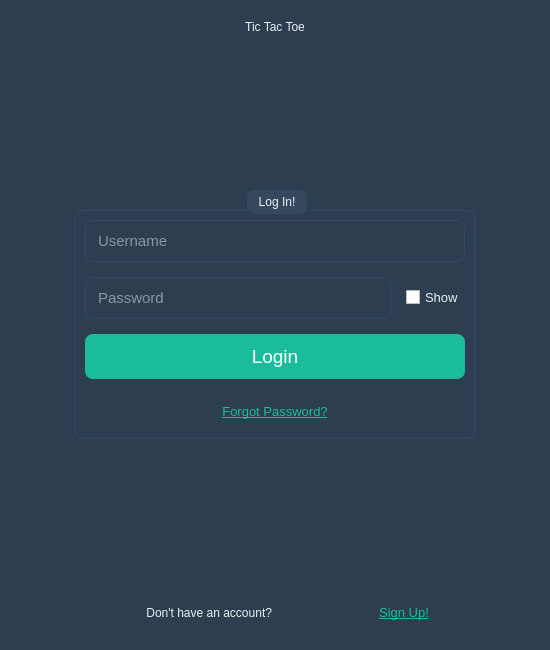
<?xml version="1.0" encoding="UTF-8"?>
<ui version="4.0">
 <class>MainWindow</class>
 <widget class="QWidget" name="MainWindow">
  <property name="geometry">
   <rect>
    <x>0</x>
    <y>0</y>
    <width>550</width>
    <height>650</height>
   </rect>
  </property>
  <property name="windowTitle">
   <string>Modern Tic-Tac-Toe</string>
  </property>
  <property name="styleSheet">
   <string notr="true">
/* Modern Dark Theme for Tic-Tac-Toe
---------------------------------
Main Colors:
- Background: #2c3e50 (Midnight Blue)
- Foreground/Containers: #34495e (Wet Asphalt)
- Primary Text: #ecf0f1 (Clouds)
- Primary Action: #1abc9c (Turquoise)
- Primary Hover: #16a085 (Green Sea)
- Player X: #3498db (Peter River Blue)
- Player O: #e74c3c (Alizarin Red)
- Input Fields: #2c3e50
*/

QWidget#MainWindow {
    background-color: #2c3e50;
}

QStackedWidget {
    background-color: transparent;
}

/* === LABELS === */
QLabel {
    color: #ecf0f1;
    font-family: &quot;Segoe UI&quot;, sans-serif;
}

QLabel#gameNameLabelPage0,
QLabel#gameNameLabelPage1,
QLabel#gameNameLabelPage_2,
QLabel#gameNameLabelPage_3,
QLabel#gameNameLabelPage_5,
QLabel#gameNameLabelPage_6,
QLabel#gameNameLabelPage_7 {
    color: #ecf0f1;
    font: bold 42pt &quot;Segoe UI&quot;;
}

QLabel#gameStatusLabel {
    color: #ecf0f1;
    font: bold 16pt &quot;Segoe UI&quot;;
    background-color: #34495e;
    border-radius: 8px;
    padding: 10px;
}


/* === BUTTONS === */
QPushButton {
    color: white;
    background-color: #3498db; /* Blue for secondary buttons */
    border: none;
    border-radius: 8px;
    padding: 10px;
    font: bold 12pt &quot;Segoe UI&quot;;
}

QPushButton:hover {
    background-color: #2980b9;
}

/* Primary Action Buttons (Login, Register, etc.) */
QPushButton#loginButton,
QPushButton#registerButton,
QPushButton#playerVsAiButton,
QPushButton#playerVsPlayerButton {
    background-color: #1abc9c; /* Turquoise */
    font-size: 14pt;
}

QPushButton#loginButton:hover,
QPushButton#registerButton:hover,
QPushButton#playerVsAiButton:hover,
QPushButton#playerVsPlayerButton:hover {
    background-color: #16a085;
}

/* Link-style Buttons */
QPushButton#signupLoginPageButton, QPushButton#noWorriesButton, QPushButton#loginButtonSignupPage {
    background-color: transparent;
    color: #1abc9c;
    font-size: 10pt;
    text-decoration: underline;
}


/* === GAME BOARD BUTTONS === */
QGroupBox#groupBox_3 QPushButton {
    font: bold 60pt &quot;Segoe UI&quot;; /* Larger font for X and O */
    background-color: #34495e;
}
QGroupBox#groupBox_3 QPushButton:hover {
    background-color: #4a6278;
}

/* === INPUT FIELDS === */
QLineEdit {
    background-color: #2c3e50;
    color: #ecf0f1;
    border: 1px solid #34495e;
    border-radius: 8px;
    padding: 10px;
    font-size: 11pt;
}

QLineEdit:focus {
    border: 1px solid #1abc9c;
}

/* === GROUP BOXES === */
QGroupBox {
    color: #ecf0f1;
    font: italic 14pt &quot;Segoe UI&quot;;
    border: 1px solid #34495e;
    border-radius: 8px;
    margin-top: 20px;
}

QGroupBox::title {
    subcontrol-origin: margin;
    subcontrol-position: top center;
    padding: 5px 10px;
    background-color: #34495e;
    border-radius: 8px;
}

/* === OTHER WIDGETS === */
QCheckBox {
    color: #ecf0f1;
    font-size: 10pt;
}
QRadioButton {
    color: #ecf0f1;
    font-size: 10pt;
}

QListWidget {
    background-color: #34495e;
    border: none;
    border-radius: 8px;
    color: #ecf0f1;
    font-size: 12pt;
}
</string>
  </property>
  <layout class="QVBoxLayout" name="verticalLayout">
   <item>
    <widget class="QStackedWidget" name="stackedWidget">
     <property name="currentIndex">
      <number>0</number>
     </property>
     <widget class="QWidget" name="page_0_login">
      <layout class="QVBoxLayout" name="verticalLayout_2">
       <item>
        <widget class="QLabel" name="gameNameLabelPage0">
         <property name="text">
          <string>Tic Tac Toe</string>
         </property>
         <property name="alignment">
          <set>Qt::AlignmentFlag::AlignCenter</set>
         </property>
        </widget>
       </item>
       <item>
        <spacer name="verticalSpacer">
         <property name="orientation">
          <enum>Qt::Orientation::Vertical</enum>
         </property>
         <property name="sizeHint" stdset="0">
          <size>
           <width>20</width>
           <height>40</height>
          </size>
         </property>
        </spacer>
       </item>
       <item>
        <layout class="QHBoxLayout" name="horizontalLayout">
         <item>
          <spacer name="horizontalSpacer">
           <property name="orientation">
            <enum>Qt::Orientation::Horizontal</enum>
           </property>
           <property name="sizeHint" stdset="0">
            <size>
             <width>40</width>
             <height>20</height>
            </size>
           </property>
          </spacer>
         </item>
         <item>
          <widget class="QGroupBox" name="groupBox">
           <property name="minimumSize">
            <size>
             <width>400</width>
             <height>0</height>
            </size>
           </property>
           <property name="title">
            <string notr="true">Log In!</string>
           </property>
           <layout class="QVBoxLayout" name="verticalLayout_3">
            <property name="spacing">
             <number>15</number>
            </property>
            <item>
             <widget class="QLineEdit" name="loginUsernameLineEdit">
              <property name="placeholderText">
               <string>Username</string>
              </property>
             </widget>
            </item>
            <item>
             <layout class="QHBoxLayout" name="loginPassLayout">
              <item>
               <widget class="QLineEdit" name="loginPasswordLineEdit">
                <property name="echoMode">
                 <enum>QLineEdit::EchoMode::Password</enum>
                </property>
                <property name="placeholderText">
                 <string>Password</string>
                </property>
               </widget>
              </item>
              <item>
               <widget class="QCheckBox" name="showLoginPasswordCheckBox">
                <property name="text">
                 <string>Show</string>
                </property>
               </widget>
              </item>
             </layout>
            </item>
            <item>
             <widget class="QPushButton" name="loginButton">
              <property name="minimumSize">
               <size>
                <width>0</width>
                <height>45</height>
               </size>
              </property>
              <property name="text">
               <string>Login</string>
              </property>
              <property name="autoDefault">
               <bool>true</bool>
              </property>
              <property name="default">
               <bool>true</bool>
              </property>
             </widget>
            </item>
            <item>
             <widget class="QPushButton" name="noWorriesButton">
              <property name="text">
               <string>Forgot Password?</string>
              </property>
             </widget>
            </item>
           </layout>
          </widget>
         </item>
         <item>
          <spacer name="horizontalSpacer_2">
           <property name="orientation">
            <enum>Qt::Orientation::Horizontal</enum>
           </property>
           <property name="sizeHint" stdset="0">
            <size>
             <width>40</width>
             <height>20</height>
            </size>
           </property>
          </spacer>
         </item>
        </layout>
       </item>
       <item>
        <spacer name="verticalSpacer_2">
         <property name="orientation">
          <enum>Qt::Orientation::Vertical</enum>
         </property>
         <property name="sizeHint" stdset="0">
          <size>
           <width>20</width>
           <height>40</height>
          </size>
         </property>
        </spacer>
       </item>
       <item>
        <layout class="QHBoxLayout" name="horizontalLayout_2">
         <item>
          <widget class="QLabel" name="signupLoginPageLabel">
           <property name="text">
            <string>Don't have an account?</string>
           </property>
           <property name="alignment">
            <set>Qt::AlignmentFlag::AlignRight|Qt::AlignmentFlag::AlignTrailing|Qt::AlignmentFlag::AlignVCenter</set>
           </property>
          </widget>
         </item>
         <item>
          <widget class="QPushButton" name="signupLoginPageButton">
           <property name="text">
            <string>Sign Up!</string>
           </property>
          </widget>
         </item>
        </layout>
       </item>
      </layout>
     </widget>
     <widget class="QWidget" name="page_1_main">
      <layout class="QVBoxLayout" name="verticalLayout_4">
       <item>
        <widget class="QLabel" name="gameNameLabelPage1">
         <property name="text">
          <string>Tic Tac Toe</string>
         </property>
         <property name="alignment">
          <set>Qt::AlignmentFlag::AlignCenter</set>
         </property>
        </widget>
       </item>
       <item>
        <spacer name="verticalSpacer_3">
         <property name="orientation">
          <enum>Qt::Orientation::Vertical</enum>
         </property>
         <property name="sizeType">
          <enum>QSizePolicy::Policy::Expanding</enum>
         </property>
         <property name="sizeHint" stdset="0">
          <size>
           <width>20</width>
           <height>20</height>
          </size>
         </property>
        </spacer>
       </item>
       <item>
        <layout class="QHBoxLayout" name="horizontalLayout_3">
         <item>
          <spacer name="horizontalSpacer_3">
           <property name="orientation">
            <enum>Qt::Orientation::Horizontal</enum>
           </property>
           <property name="sizeHint" stdset="0">
            <size>
             <width>40</width>
             <height>20</height>
            </size>
           </property>
          </spacer>
         </item>
         <item>
          <widget class="QGroupBox" name="gamplayModeGroupBox">
           <property name="title">
            <string>Gameplay Mode</string>
           </property>
           <layout class="QVBoxLayout" name="verticalLayout_5">
            <item>
             <layout class="QHBoxLayout" name="horizontalLayout_4">
              <item>
               <widget class="QPushButton" name="playerVsAiButton">
                <property name="sizePolicy">
                 <sizepolicy hsizetype="Expanding" vsizetype="Fixed">
                  <horstretch>0</horstretch>
                  <verstretch>0</verstretch>
                 </sizepolicy>
                </property>
                <property name="minimumSize">
                 <size>
                  <width>0</width>
                  <height>50</height>
                 </size>
                </property>
                <property name="text">
                 <string>Player Vs AI</string>
                </property>
               </widget>
              </item>
              <item>
               <layout class="QVBoxLayout" name="verticalLayout_6">
                <item>
                 <widget class="QRadioButton" name="easyRadioButton">
                  <property name="text">
                   <string>Easy</string>
                  </property>
                  <property name="checked">
                   <bool>true</bool>
                  </property>
                 </widget>
                </item>
                <item>
                 <widget class="QRadioButton" name="hardRadioButton">
                  <property name="text">
                   <string>Hard</string>
                  </property>
                 </widget>
                </item>
               </layout>
              </item>
             </layout>
            </item>
            <item>
             <widget class="QPushButton" name="playerVsPlayerButton">
              <property name="minimumSize">
               <size>
                <width>0</width>
                <height>50</height>
               </size>
              </property>
              <property name="text">
               <string>Player Vs Player</string>
              </property>
             </widget>
            </item>
           </layout>
          </widget>
         </item>
         <item>
          <spacer name="horizontalSpacer_4">
           <property name="orientation">
            <enum>Qt::Orientation::Horizontal</enum>
           </property>
           <property name="sizeHint" stdset="0">
            <size>
             <width>40</width>
             <height>20</height>
            </size>
           </property>
          </spacer>
         </item>
        </layout>
       </item>
       <item>
        <layout class="QHBoxLayout" name="horizontalLayout_5">
         <item>
          <spacer name="horizontalSpacer_5">
           <property name="orientation">
            <enum>Qt::Orientation::Horizontal</enum>
           </property>
           <property name="sizeHint" stdset="0">
            <size>
             <width>40</width>
             <height>20</height>
            </size>
           </property>
          </spacer>
         </item>
         <item>
          <widget class="QGroupBox" name="personalDetailsGroupBox">
           <property name="title">
            <string>Personal Details</string>
           </property>
           <layout class="QVBoxLayout" name="verticalLayout_7">
            <item>
             <widget class="QPushButton" name="myGameHistoryButton">
              <property name="minimumSize">
               <size>
                <width>0</width>
                <height>50</height>
               </size>
              </property>
              <property name="text">
               <string>My Game History</string>
              </property>
             </widget>
            </item>
            <item>
             <widget class="QPushButton" name="myAccountButton">
              <property name="minimumSize">
               <size>
                <width>0</width>
                <height>50</height>
               </size>
              </property>
              <property name="text">
               <string>My Account</string>
              </property>
             </widget>
            </item>
           </layout>
          </widget>
         </item>
         <item>
          <spacer name="horizontalSpacer_6">
           <property name="orientation">
            <enum>Qt::Orientation::Horizontal</enum>
           </property>
           <property name="sizeHint" stdset="0">
            <size>
             <width>40</width>
             <height>20</height>
            </size>
           </property>
          </spacer>
         </item>
        </layout>
       </item>
       <item>
        <spacer name="verticalSpacer_4">
         <property name="orientation">
          <enum>Qt::Orientation::Vertical</enum>
         </property>
         <property name="sizeType">
          <enum>QSizePolicy::Policy::Expanding</enum>
         </property>
         <property name="sizeHint" stdset="0">
          <size>
           <width>20</width>
           <height>20</height>
          </size>
         </property>
        </spacer>
       </item>
      </layout>
     </widget>
     <widget class="QWidget" name="page_5_gameboard">
      <layout class="QVBoxLayout" name="verticalLayout_8">
       <property name="spacing">
        <number>15</number>
       </property>
       <item>
        <layout class="QHBoxLayout" name="horizontalLayout_6">
         <item>
          <widget class="QPushButton" name="backButtonGamePage">
           <property name="text">
            <string>Back</string>
           </property>
          </widget>
         </item>
         <item>
          <spacer name="horizontalSpacer_7">
           <property name="orientation">
            <enum>Qt::Orientation::Horizontal</enum>
           </property>
           <property name="sizeHint" stdset="0">
            <size>
             <width>40</width>
             <height>20</height>
            </size>
           </property>
          </spacer>
         </item>
         <item>
          <widget class="QPushButton" name="resetGameboardButton">
           <property name="text">
            <string>Reset</string>
           </property>
          </widget>
         </item>
        </layout>
       </item>
       <item>
        <widget class="QLabel" name="gameStatusLabel">
         <property name="text">
          <string>Player X's Turn</string>
         </property>
         <property name="alignment">
          <set>Qt::AlignmentFlag::AlignCenter</set>
         </property>
        </widget>
       </item>
       <item>
        <layout class="QHBoxLayout" name="horizontalLayout_7">
         <item>
          <spacer name="horizontalSpacer_8">
           <property name="orientation">
            <enum>Qt::Orientation::Horizontal</enum>
           </property>
           <property name="sizeHint" stdset="0">
            <size>
             <width>40</width>
             <height>20</height>
            </size>
           </property>
          </spacer>
         </item>
         <item>
          <widget class="QGroupBox" name="groupBox_3">
           <property name="title">
            <string/>
           </property>
           <layout class="QGridLayout" name="gridLayout">
            <item row="0" column="0">
             <widget class="QPushButton" name="pushButton_00">
              <property name="sizePolicy">
               <sizepolicy hsizetype="Fixed" vsizetype="Fixed">
                <horstretch>0</horstretch>
                <verstretch>0</verstretch>
               </sizepolicy>
              </property>
              <property name="minimumSize">
               <size>
                <width>140</width>
                <height>140</height>
               </size>
              </property>
              <property name="maximumSize">
               <size>
                <width>140</width>
                <height>140</height>
               </size>
              </property>
              <property name="text">
               <string/>
              </property>
             </widget>
            </item>
            <item row="0" column="1">
             <widget class="QPushButton" name="pushButton_01">
              <property name="sizePolicy">
               <sizepolicy hsizetype="Fixed" vsizetype="Fixed">
                <horstretch>0</horstretch>
                <verstretch>0</verstretch>
               </sizepolicy>
              </property>
              <property name="minimumSize">
               <size>
                <width>140</width>
                <height>140</height>
               </size>
              </property>
              <property name="maximumSize">
               <size>
                <width>140</width>
                <height>140</height>
               </size>
              </property>
              <property name="text">
               <string/>
              </property>
             </widget>
            </item>
            <item row="0" column="2">
             <widget class="QPushButton" name="pushButton_02">
              <property name="sizePolicy">
               <sizepolicy hsizetype="Fixed" vsizetype="Fixed">
                <horstretch>0</horstretch>
                <verstretch>0</verstretch>
               </sizepolicy>
              </property>
              <property name="minimumSize">
               <size>
                <width>140</width>
                <height>140</height>
               </size>
              </property>
              <property name="maximumSize">
               <size>
                <width>140</width>
                <height>140</height>
               </size>
              </property>
              <property name="text">
               <string/>
              </property>
             </widget>
            </item>
            <item row="1" column="0">
             <widget class="QPushButton" name="pushButton_10">
              <property name="sizePolicy">
               <sizepolicy hsizetype="Fixed" vsizetype="Fixed">
                <horstretch>0</horstretch>
                <verstretch>0</verstretch>
               </sizepolicy>
              </property>
              <property name="minimumSize">
               <size>
                <width>140</width>
                <height>140</height>
               </size>
              </property>
              <property name="maximumSize">
               <size>
                <width>140</width>
                <height>140</height>
               </size>
              </property>
              <property name="text">
               <string/>
              </property>
             </widget>
            </item>
            <item row="1" column="1">
             <widget class="QPushButton" name="pushButton_11">
              <property name="sizePolicy">
               <sizepolicy hsizetype="Fixed" vsizetype="Fixed">
                <horstretch>0</horstretch>
                <verstretch>0</verstretch>
               </sizepolicy>
              </property>
              <property name="minimumSize">
               <size>
                <width>140</width>
                <height>140</height>
               </size>
              </property>
              <property name="maximumSize">
               <size>
                <width>140</width>
                <height>140</height>
               </size>
              </property>
              <property name="text">
               <string/>
              </property>
             </widget>
            </item>
            <item row="1" column="2">
             <widget class="QPushButton" name="pushButton_12">
              <property name="sizePolicy">
               <sizepolicy hsizetype="Fixed" vsizetype="Fixed">
                <horstretch>0</horstretch>
                <verstretch>0</verstretch>
               </sizepolicy>
              </property>
              <property name="minimumSize">
               <size>
                <width>140</width>
                <height>140</height>
               </size>
              </property>
              <property name="maximumSize">
               <size>
                <width>140</width>
                <height>140</height>
               </size>
              </property>
              <property name="text">
               <string/>
              </property>
             </widget>
            </item>
            <item row="2" column="0">
             <widget class="QPushButton" name="pushButton_20">
              <property name="sizePolicy">
               <sizepolicy hsizetype="Fixed" vsizetype="Fixed">
                <horstretch>0</horstretch>
                <verstretch>0</verstretch>
               </sizepolicy>
              </property>
              <property name="minimumSize">
               <size>
                <width>140</width>
                <height>140</height>
               </size>
              </property>
              <property name="maximumSize">
               <size>
                <width>140</width>
                <height>140</height>
               </size>
              </property>
              <property name="text">
               <string/>
              </property>
             </widget>
            </item>
            <item row="2" column="1">
             <widget class="QPushButton" name="pushButton_21">
              <property name="sizePolicy">
               <sizepolicy hsizetype="Fixed" vsizetype="Fixed">
                <horstretch>0</horstretch>
                <verstretch>0</verstretch>
               </sizepolicy>
              </property>
              <property name="minimumSize">
               <size>
                <width>140</width>
                <height>140</height>
               </size>
              </property>
              <property name="maximumSize">
               <size>
                <width>140</width>
                <height>140</height>
               </size>
              </property>
              <property name="text">
               <string/>
              </property>
             </widget>
            </item>
            <item row="2" column="2">
             <widget class="QPushButton" name="pushButton_22">
              <property name="sizePolicy">
               <sizepolicy hsizetype="Fixed" vsizetype="Fixed">
                <horstretch>0</horstretch>
                <verstretch>0</verstretch>
               </sizepolicy>
              </property>
              <property name="minimumSize">
               <size>
                <width>140</width>
                <height>140</height>
               </size>
              </property>
              <property name="maximumSize">
               <size>
                <width>140</width>
                <height>140</height>
               </size>
              </property>
              <property name="text">
               <string/>
              </property>
             </widget>
            </item>
           </layout>
          </widget>
         </item>
         <item>
          <spacer name="horizontalSpacer_9">
           <property name="orientation">
            <enum>Qt::Orientation::Horizontal</enum>
           </property>
           <property name="sizeHint" stdset="0">
            <size>
             <width>40</width>
             <height>20</height>
            </size>
           </property>
          </spacer>
         </item>
        </layout>
       </item>
      </layout>
     </widget>
     <widget class="QWidget" name="page_2_signup">
      <layout class="QVBoxLayout" name="verticalLayout_9">
       <item>
        <widget class="QLabel" name="gameNameLabelPage_5">
         <property name="text">
          <string>Tic Tac Toe</string>
         </property>
         <property name="alignment">
          <set>Qt::AlignmentFlag::AlignCenter</set>
         </property>
        </widget>
       </item>
       <item>
        <spacer name="verticalSpacer_5">
         <property name="orientation">
          <enum>Qt::Orientation::Vertical</enum>
         </property>
         <property name="sizeHint" stdset="0">
          <size>
           <width>20</width>
           <height>40</height>
          </size>
         </property>
        </spacer>
       </item>
       <item>
        <layout class="QHBoxLayout" name="horizontalLayout_8">
         <item>
          <spacer name="horizontalSpacer_10">
           <property name="orientation">
            <enum>Qt::Orientation::Horizontal</enum>
           </property>
           <property name="sizeHint" stdset="0">
            <size>
             <width>40</width>
             <height>20</height>
            </size>
           </property>
          </spacer>
         </item>
         <item>
          <widget class="QGroupBox" name="signupGroupBox">
           <property name="title">
            <string notr="true">Sign Up!</string>
           </property>
           <layout class="QVBoxLayout" name="verticalLayout_10">
            <item>
             <widget class="QLineEdit" name="signupUsernameLineEdit">
              <property name="placeholderText">
               <string>Username *</string>
              </property>
             </widget>
            </item>
            <item>
             <layout class="QHBoxLayout" name="signupPassLayout">
              <item>
               <widget class="QLineEdit" name="signupPasswordLineEdit">
                <property name="echoMode">
                 <enum>QLineEdit::EchoMode::Password</enum>
                </property>
                <property name="placeholderText">
                 <string>Password *</string>
                </property>
               </widget>
              </item>
              <item>
               <widget class="QCheckBox" name="showSignupPasswordCheckBox">
                <property name="text">
                 <string>Show</string>
                </property>
               </widget>
              </item>
             </layout>
            </item>
            <item>
             <widget class="QLineEdit" name="signupFirstNameLineEdit">
              <property name="placeholderText">
               <string>First Name (Optional)</string>
              </property>
             </widget>
            </item>
            <item>
             <widget class="QLineEdit" name="signupLastNameLineEdit">
              <property name="placeholderText">
               <string>Last Name (Optional)</string>
              </property>
             </widget>
            </item>
            <item>
             <widget class="QPushButton" name="registerButton">
              <property name="minimumSize">
               <size>
                <width>0</width>
                <height>45</height>
               </size>
              </property>
              <property name="text">
               <string>Register</string>
              </property>
             </widget>
            </item>
           </layout>
          </widget>
         </item>
         <item>
          <spacer name="horizontalSpacer_11">
           <property name="orientation">
            <enum>Qt::Orientation::Horizontal</enum>
           </property>
           <property name="sizeHint" stdset="0">
            <size>
             <width>40</width>
             <height>20</height>
            </size>
           </property>
          </spacer>
         </item>
        </layout>
       </item>
       <item>
        <spacer name="verticalSpacer_6">
         <property name="orientation">
          <enum>Qt::Orientation::Vertical</enum>
         </property>
         <property name="sizeHint" stdset="0">
          <size>
           <width>20</width>
           <height>40</height>
          </size>
         </property>
        </spacer>
       </item>
       <item>
        <layout class="QHBoxLayout" name="horizontalLayout_9">
         <item>
          <widget class="QLabel" name="existingAccountLabel">
           <property name="text">
            <string>Already have an account?</string>
           </property>
           <property name="alignment">
            <set>Qt::AlignmentFlag::AlignRight|Qt::AlignmentFlag::AlignTrailing|Qt::AlignmentFlag::AlignVCenter</set>
           </property>
          </widget>
         </item>
         <item>
          <widget class="QPushButton" name="loginButtonSignupPage">
           <property name="text">
            <string>Log In!</string>
           </property>
          </widget>
         </item>
        </layout>
       </item>
      </layout>
     </widget>
     <widget class="QWidget" name="page_3_password_reset">
      <layout class="QVBoxLayout" name="verticalLayout_11">
       <item>
        <widget class="QLabel" name="gameNameLabelPage_6">
         <property name="text">
          <string>Tic Tac Toe</string>
         </property>
         <property name="alignment">
          <set>Qt::AlignmentFlag::AlignCenter</set>
         </property>
        </widget>
       </item>
       <item>
        <spacer name="verticalSpacer_7">
         <property name="orientation">
          <enum>Qt::Orientation::Vertical</enum>
         </property>
         <property name="sizeHint" stdset="0">
          <size>
           <width>20</width>
           <height>40</height>
          </size>
         </property>
        </spacer>
       </item>
       <item>
        <layout class="QHBoxLayout" name="horizontalLayout_10">
         <item>
          <spacer name="horizontalSpacer_12">
           <property name="orientation">
            <enum>Qt::Orientation::Horizontal</enum>
           </property>
           <property name="sizeHint" stdset="0">
            <size>
             <width>40</width>
             <height>20</height>
            </size>
           </property>
          </spacer>
         </item>
         <item>
          <widget class="QGroupBox" name="groupBox_2">
           <property name="title">
            <string>Password Reset</string>
           </property>
           <layout class="QVBoxLayout" name="verticalLayout_12">
            <item>
             <widget class="QLineEdit" name="resetUsernameLineEdit">
              <property name="placeholderText">
               <string>Username *</string>
              </property>
             </widget>
            </item>
            <item>
             <layout class="QHBoxLayout" name="resetPassLayout">
              <item>
               <widget class="QLineEdit" name="resetNewPasswordLineEdit">
                <property name="echoMode">
                 <enum>QLineEdit::EchoMode::Password</enum>
                </property>
                <property name="placeholderText">
                 <string>New Password *</string>
                </property>
               </widget>
              </item>
              <item>
               <widget class="QCheckBox" name="showResetNewPasswordCheckBox">
                <property name="text">
                 <string>Show</string>
                </property>
               </widget>
              </item>
             </layout>
            </item>
            <item>
             <widget class="QLineEdit" name="resetConfirmPasswordLineEdit">
              <property name="echoMode">
               <enum>QLineEdit::EchoMode::Password</enum>
              </property>
              <property name="placeholderText">
               <string>Confirm New Password *</string>
              </property>
             </widget>
            </item>
            <item>
             <widget class="QPushButton" name="resetPasswordButton">
              <property name="text">
               <string>Reset Password</string>
              </property>
             </widget>
            </item>
           </layout>
          </widget>
         </item>
         <item>
          <spacer name="horizontalSpacer_13">
           <property name="orientation">
            <enum>Qt::Orientation::Horizontal</enum>
           </property>
           <property name="sizeHint" stdset="0">
            <size>
             <width>40</width>
             <height>20</height>
            </size>
           </property>
          </spacer>
         </item>
        </layout>
       </item>
       <item>
        <spacer name="verticalSpacer_8">
         <property name="orientation">
          <enum>Qt::Orientation::Vertical</enum>
         </property>
         <property name="sizeHint" stdset="0">
          <size>
           <width>20</width>
           <height>40</height>
          </size>
         </property>
        </spacer>
       </item>
       <item>
        <widget class="QPushButton" name="backButtonReset">
         <property name="text">
          <string>Back to Login</string>
         </property>
        </widget>
       </item>
      </layout>
     </widget>
     <widget class="QWidget" name="page_4_personal_info">
      <layout class="QVBoxLayout" name="verticalLayout_13">
       <item>
        <widget class="QLabel" name="gameNameLabelPage_7">
         <property name="text">
          <string>Tic Tac Toe</string>
         </property>
         <property name="alignment">
          <set>Qt::AlignmentFlag::AlignCenter</set>
         </property>
        </widget>
       </item>
       <item>
        <spacer name="verticalSpacer_9">
         <property name="orientation">
          <enum>Qt::Orientation::Vertical</enum>
         </property>
         <property name="sizeHint" stdset="0">
          <size>
           <width>20</width>
           <height>40</height>
          </size>
         </property>
        </spacer>
       </item>
       <item>
        <layout class="QHBoxLayout" name="horizontalLayout_11">
         <item>
          <spacer name="horizontalSpacer_14">
           <property name="orientation">
            <enum>Qt::Orientation::Horizontal</enum>
           </property>
           <property name="sizeHint" stdset="0">
            <size>
             <width>40</width>
             <height>20</height>
            </size>
           </property>
          </spacer>
         </item>
         <item>
          <widget class="QGroupBox" name="groupBox_7">
           <property name="title">
            <string>Personal Info</string>
           </property>
           <layout class="QFormLayout" name="formLayout">
            <item row="0" column="0">
             <widget class="QLabel" name="accountFirstNameLabel_2">
              <property name="text">
               <string>First Name:</string>
              </property>
             </widget>
            </item>
            <item row="0" column="1">
             <widget class="QLabel" name="accountFirstNameLabel">
              <property name="text">
               <string>N/A</string>
              </property>
             </widget>
            </item>
            <item row="1" column="0">
             <widget class="QLabel" name="accountLastNameLabel_2">
              <property name="text">
               <string>Last Name:</string>
              </property>
             </widget>
            </item>
            <item row="1" column="1">
             <widget class="QLabel" name="accountLastNameLabel">
              <property name="text">
               <string>N/A</string>
              </property>
             </widget>
            </item>
            <item row="2" column="0">
             <widget class="QLabel" name="accountUsernameLabel_2">
              <property name="text">
               <string>Username:</string>
              </property>
             </widget>
            </item>
            <item row="2" column="1">
             <widget class="QLabel" name="accountUsernameLabel">
              <property name="text">
               <string>N/A</string>
              </property>
             </widget>
            </item>
           </layout>
          </widget>
         </item>
         <item>
          <spacer name="horizontalSpacer_15">
           <property name="orientation">
            <enum>Qt::Orientation::Horizontal</enum>
           </property>
           <property name="sizeHint" stdset="0">
            <size>
             <width>40</width>
             <height>20</height>
            </size>
           </property>
          </spacer>
         </item>
        </layout>
       </item>
       <item>
        <widget class="QPushButton" name="changePasswordButton">
         <property name="text">
          <string>Change Password</string>
         </property>
        </widget>
       </item>
       <item>
        <spacer name="verticalSpacer_10">
         <property name="orientation">
          <enum>Qt::Orientation::Vertical</enum>
         </property>
         <property name="sizeHint" stdset="0">
          <size>
           <width>20</width>
           <height>40</height>
          </size>
         </property>
        </spacer>
       </item>
       <item>
        <layout class="QHBoxLayout" name="horizontalLayout_12">
         <item>
          <widget class="QPushButton" name="backButtonAccount">
           <property name="text">
            <string>Back</string>
           </property>
          </widget>
         </item>
         <item>
          <spacer name="horizontalSpacer_16">
           <property name="orientation">
            <enum>Qt::Orientation::Horizontal</enum>
           </property>
           <property name="sizeHint" stdset="0">
            <size>
             <width>40</width>
             <height>20</height>
            </size>
           </property>
          </spacer>
         </item>
         <item>
          <widget class="QPushButton" name="logoutButtonAccount">
           <property name="text">
            <string>Log Out</string>
           </property>
          </widget>
         </item>
        </layout>
       </item>
      </layout>
     </widget>
     <widget class="QWidget" name="page_6_game_history">
      <layout class="QVBoxLayout" name="verticalLayout_14">
       <item>
        <widget class="QLabel" name="gameNameLabelPage_3">
         <property name="text">
          <string>Tic Tac Toe</string>
         </property>
         <property name="alignment">
          <set>Qt::AlignmentFlag::AlignCenter</set>
         </property>
        </widget>
       </item>
       <item>
        <layout class="QHBoxLayout" name="horizontalLayout_13">
         <item>
          <widget class="QPushButton" name="backButtonHistory">
           <property name="text">
            <string>Back</string>
           </property>
          </widget>
         </item>
         <item>
          <spacer name="horizontalSpacer_17">
           <property name="orientation">
            <enum>Qt::Orientation::Horizontal</enum>
           </property>
           <property name="sizeHint" stdset="0">
            <size>
             <width>40</width>
             <height>20</height>
            </size>
           </property>
          </spacer>
         </item>
         <item>
          <widget class="QPushButton" name="replayGameButton">
           <property name="text">
            <string>Replay Game</string>
           </property>
          </widget>
         </item>
         <item>
          <widget class="QPushButton" name="deleteGameButton">
           <property name="text">
            <string>Delete Game</string>
           </property>
          </widget>
         </item>
        </layout>
       </item>
       <item>
        <widget class="QListWidget" name="gameHistoryListWidget"/>
       </item>
      </layout>
     </widget>
    </widget>
   </item>
  </layout>
 </widget>
 <resources/>
 <connections/>
</ui>
